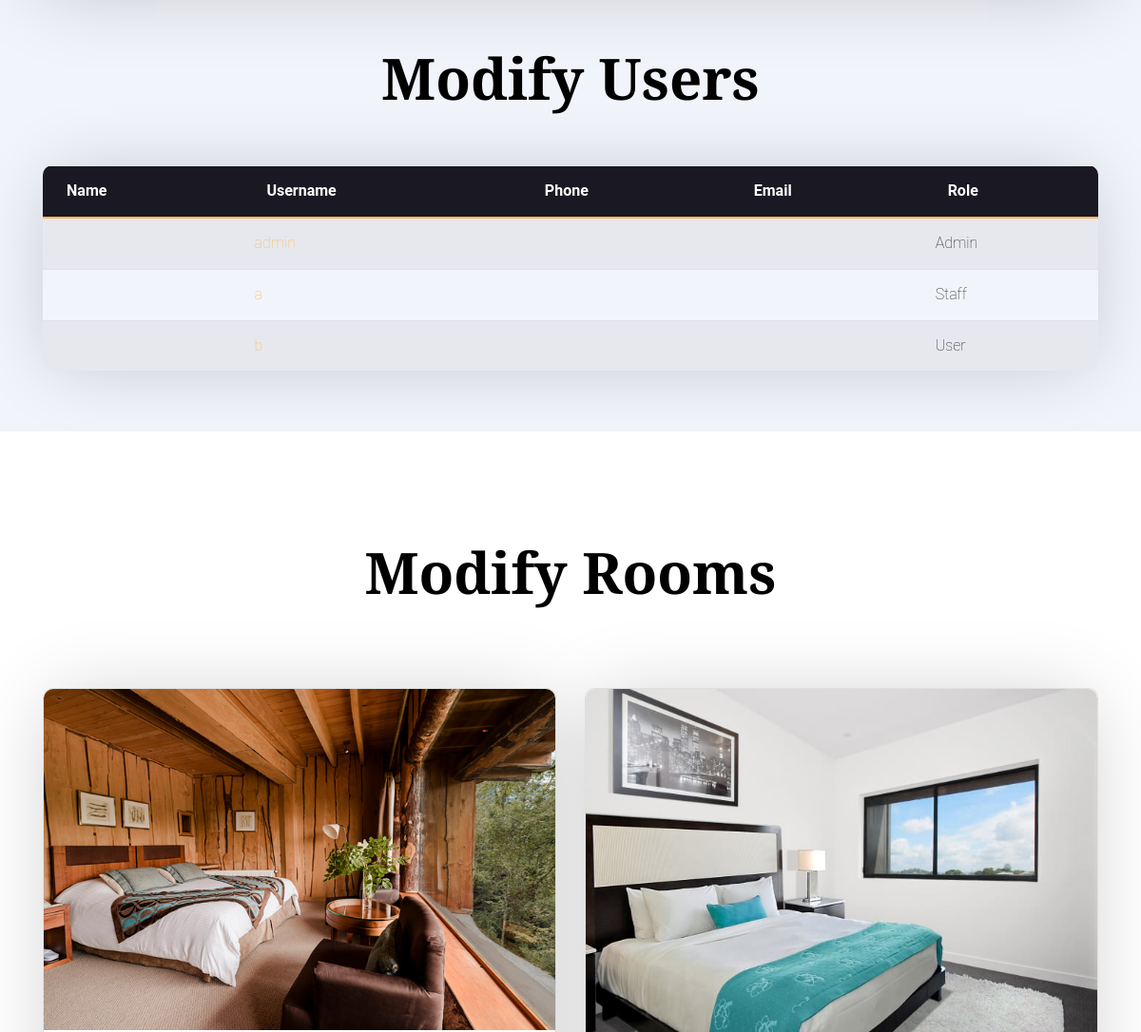
Page / (signed in, middle part) on the earlier database version.
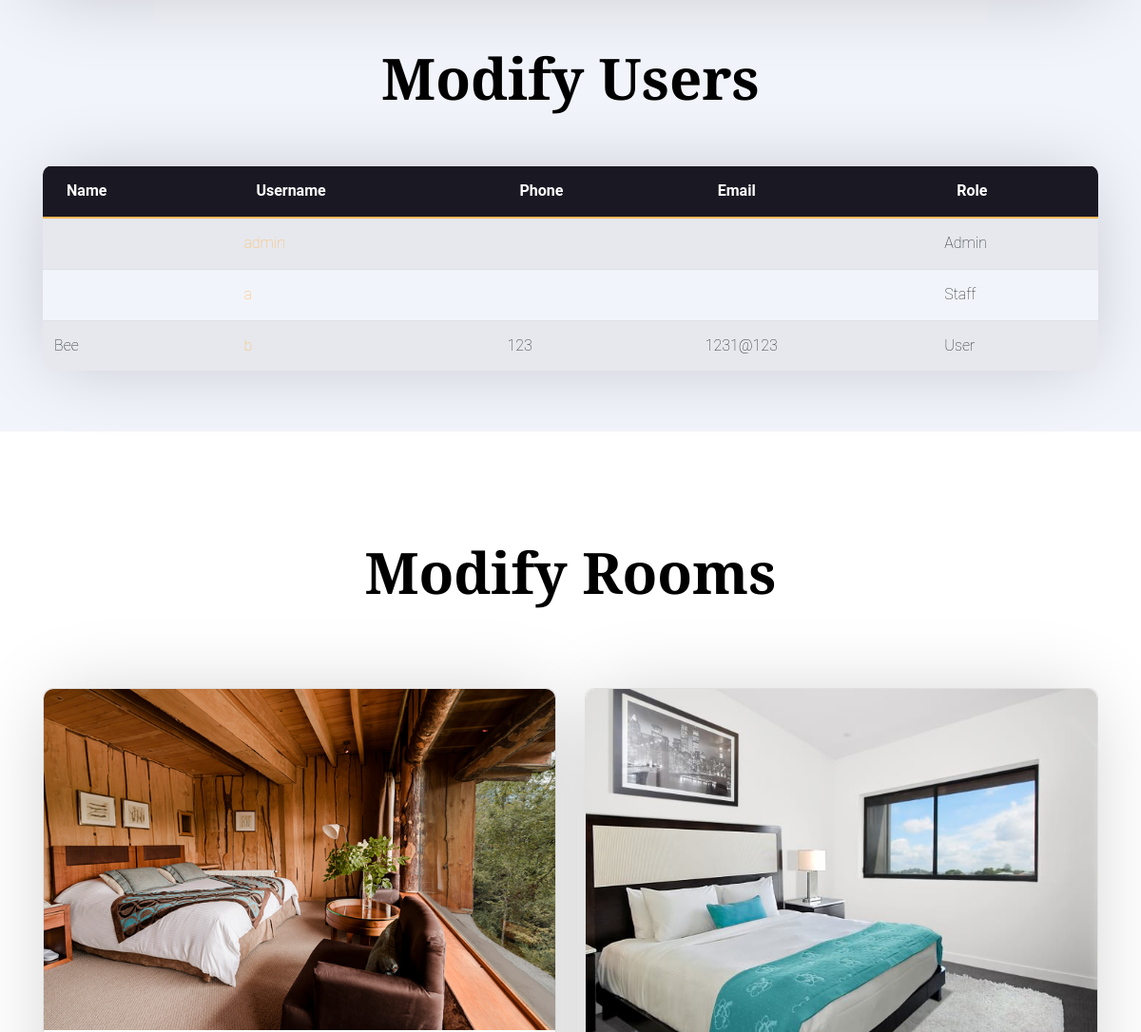
Same page on the later database version.
### model.py (models this page shows)
class User(Base):
    __tablename__ = 'users'
    id = Column(Integer, primary_key=True)
    username = Column(String(20), unique=True, nullable=False)
    password = Column(String(128), nullable=False)
    friendly_name = Column(String(50), nullable=False)
    phone_number = Column(String(20), nullable=False)
    email = Column(String(50), nullable=False)
    is_admin = Column(Integer, nullable=False, default=0)
    is_staff = Column(Integer, nullable=False, default=0)

class Room(Base):
    __tablename__ = 'rooms'
    id = Column(Integer, primary_key=True)
    room_number = Column(String(50), nullable=False)
    price = Column(Float, nullable=False)
    floor = Column(String(10), nullable=False)
    capacity = Column(Integer, nullable=False, default=1)
    image = Column(String(50), nullable=False)
    description = Column(String(1000), nullable=False)
    available = Column(Integer, nullable=False, default=1) # 0 = not available, 1 = available
    average_rating = Column(Float, nullable=False, default=0)

### main.py (the view)
@app.route('/')
def index():
    with app.app_context():
        if not session.get('logged_in'):
            return render_template('index.html')
        else:
            if session['is_admin']:
                users = getAllUsers()
                rooms = get_all_rooms()
                return render_template('admin.html', users=users ,rooms=rooms)
            if session['is_staff']:
                rooms = get_all_rooms()
                return render_template('staff.html',rooms=rooms)
            return redirect(url_for('user_route.user'))

### controller.py (called while the page is built)
def get_all_rooms():
    session = DBSession()
    rooms = session.query(Room).all()
    session.close()
    return rooms

def getAllUsers():
    session = DBSession()
    users = session.query(User).all()
    session.close()
    return users

### templates/admin.html (shortened to what this page needs)
{% extends "base.html" %}
{% block body %}
<section class="py-5 bg-light" id="modify-users">
  <div class="container">
    <div class="row justify-content-center text-center mb-5">
      <div class="col-md-7">
        <h2 class="heading" data-aos="fade-up">Modify Users</h2>
      </div>
    </div>
    <table class="table table-striped" data-aos="fade-up">
        <thead>
            <tr>
                <th>Name</th>
                <th>Username</th>
                <th>Phone</th>
                <th>Email</th>
                <th>Role</th>
            </tr>
        </thead>
        <tbody>
            {% for user in users %}
            <tr>
                <td>{{ user.friendly_name }}</td>
                <td><a href="/users/{{ user.id }}">{{ user.username }}</a></td>
                <td>{{ user.phone_number }}</td>
                <td>{{ user.email }}</td>
                <td>{{ "Admin" if user.is_admin else "Staff" if user.is_staff else "User" }}</td>
            </tr>
            {% endfor %}
        </tbody>
    </table>
  </div>
</section>
<section class="section" id="modify-rooms">
  <div class="container">
    <div class="row justify-content-center text-center mb-5">
      <div class="col-md-7">
        <h2 class="heading" data-aos="fade-up">Modify Rooms</h2>
      </div>
    </div>
    <div class="row justify-content-center" data-aos="fade-up">
      {% for room in rooms %}
      <div class="col-md-6">
        <div class="card">
          <img src="{{ url_for('static', filename='images/' + room.image) }}" alt="room image" width="100%">
        </div>
      </div>
      {% endfor %}
    </div>
  </div>
</section>
{% endblock %}

### templates/base.html (shortened to what this page needs)
<!DOCTYPE html>
<html>
<head>
  <link rel="stylesheet" href="{{ url_for('static', filename='css/defaul_style.css') }}">
  <link rel="stylesheet" href="https://stackpath.bootstrapcdn.com/bootstrap/4.3.1/css/bootstrap.min.css">
  <link rel="stylesheet" href="{{ url_for('static', filename='css/bootstrap.min.css') }}">
  <link rel="stylesheet" href="{{ url_for('static', filename='css/animate.css') }}">
  <link rel="stylesheet" href="{{ url_for('static', filename='css/owl.carousel.min.css') }}">
  <link rel="stylesheet" href="{{ url_for('static', filename='css/aos.css') }}">
  <link rel="stylesheet" href="{{ url_for('static', filename='css/bootstrap-datepicker.css') }}">
  <link rel="stylesheet" href="{{ url_for('static', filename='css/jquery.timepicker.css') }}">
  <link rel="stylesheet" href="{{ url_for('static', filename='css/fancybox.min.css') }}">
  <link rel="stylesheet" href="{{ url_for('static', filename='fonts/ionicons/css/ionicons.min.css') }}">
  <link rel="stylesheet" href="{{ url_for('static', filename='fonts/fontawesome/css/font-awesome.min.css') }}">
  <link rel="stylesheet" href="{{ url_for('static', filename='css/style.css') }}">
</head>
<body>
  {% if session.get('logged_in') %}
  {% block body %}{% endblock %}
{% endif %}
</body>
</html>

### static/css/style.css (style rules this page uses)
body { background: #fff; font-family: "Roboto", arial, sans-serif; font-weight: 200; font-size: 16px; line-height: 1.8; color: #6c757d; position: relative; }
a { -webkit-transition: .3s all ease; -o-transition: .3s all ease; transition: .3s all ease; text-decoration: none; }
h1, h2, h3, h4, h5 { color: #000; font-family: "Playfair Display", times, serif; }
table { border-collapse: collapse; background: #fff; border-radius: 10px; -webkit-box-shadow: 0 2px 80px -10px rgba(0, 0, 0, 0.2); box-shadow: 0 2px 80px -10px rgba(0, 0, 0, 0.2); overflow: hidden; width: 100%; margin: 0 auto; position: relative; }
table thead { position: sticky; }
table thead tr { background: #1a1823; }
table thead th { color: #fff; vertical-align: middle !important; border-bottom: 2px solid #ffba5a !important; padding-left: 25px !important; }
.bg-light { background: #f2f4fb !important; }
.card { margin-block: 30px; background: #fff; -webkit-box-shadow: 0 2px 80px -10px rgba(0, 0, 0, 0.2); box-shadow: 0 2px 80px -10px rgba(0, 0, 0, 0.2); border-radius: 10px; }
.card img { border-top-left-radius: 10px; border-top-right-radius: 10px; }
.section { padding: 7em 0; }
.heading-serif, .heading, .testimonial-section .heading, .slider-section .heading, .blog-post-entry .heading { font-size: 60px; font-family: "Playfair Display", times, serif; font-weight: 700; }

Differences in the rows shown:
changed User "User": friendly_name (not shown) → "Bee"; phone_number (not shown) → "123"; email (not shown) → "1231@123"
